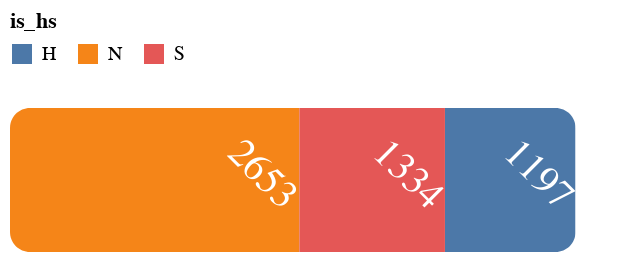

Source (notebook cell):
### Markdown cell above
## 沪港通和深港通
- 差不多一半的上市股票已经和港交所互通
- 深交所的深港通数量更多一点,但上交所的沪港通的比例较高
- 北交所没有开通

### Code cell
by_hs = df[df.list_status == 'L'].groupby('is_hs')['symbol'].count().to_frame('Num').reset_index()
plot_bar_percent(by_hs)

### Figure 1 — Vega-Lite specification as saved in the notebook (floating-point values rounded to 4 significant figures)
{"config": {"view": {"continuousWidth": 300, "continuousHeight": 300, "stroke": null}, "axis": {"grid": false}}, "layer": [{"mark": {"type": "bar", "cornerRadius": 10}, "encoding": {"color": {"field": "is_hs", "legend": {"orient": "top"}, "type": "nominal"}, "order": {"field": "Num", "sort": "descending"}, "tooltip": [{"field": "is_hs", "type": "nominal"}, {"field": "Num", "type": "quantitative"}], "x": {"aggregate": "sum", "axis": null, "field": "Num", "stack": "zero", "type": "quantitative"}, "y": {"axis": null, "field": "help", "type": "nominal"}}}, {"mark": {"type": "text", "align": "center", "angle": 45, "baseline": "line-top", "color": "white", "dx": -15, "fontSize": 20}, "encoding": {"order": {"field": "Num", "sort": "descending"}, "text": {"field": "Num"}, "tooltip": [{"field": "is_hs", "type": "nominal"}, {"field": "Num", "type": "quantitative"}], "x": {"aggregate": "sum", "axis": null, "field": "Num", "stack": "zero", "type": "quantitative"}, "y": {"axis": null, "field": "help", "type": "nominal"}}}], "data": {"name": "data-b39d357c61866fce94dc106398141129"}, "height": 80, "width": "container", "$schema": "https://vega.github.io/schema/vega-lite/v5.8.0.json", "datasets": {"data-b39d357c61866fce94dc106398141129": [{"is_hs": "H", "Num": 1197, "help": "help"}, {"is_hs": "N", "Num": 2653, "help": "help"}, {"is_hs": "S", "Num": 1334, "help": "help"}]}}
